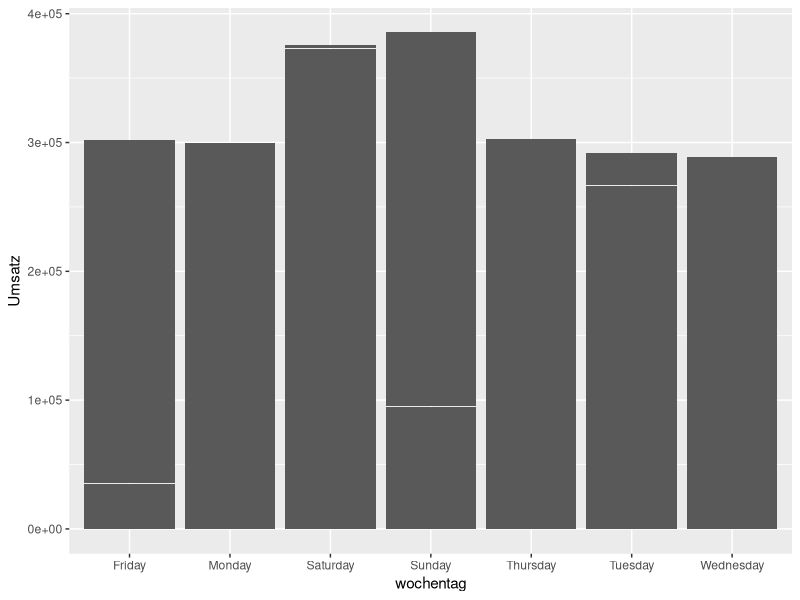
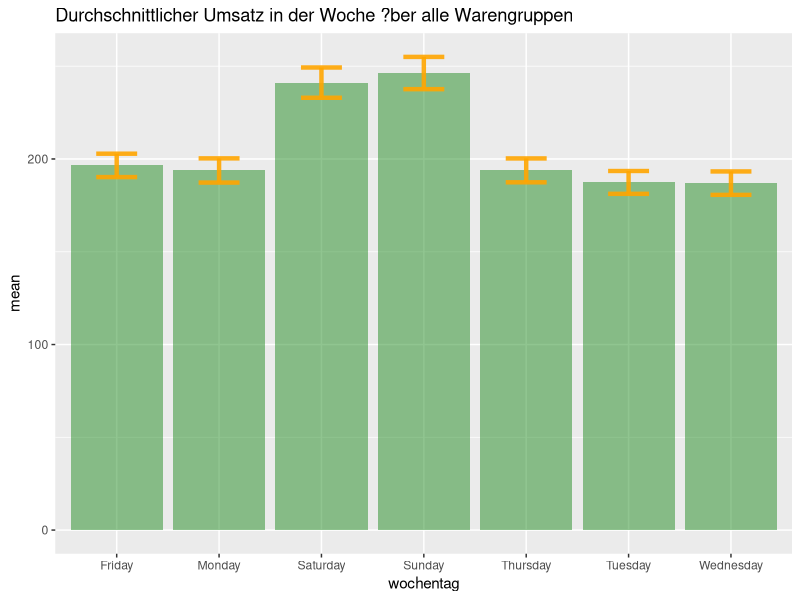
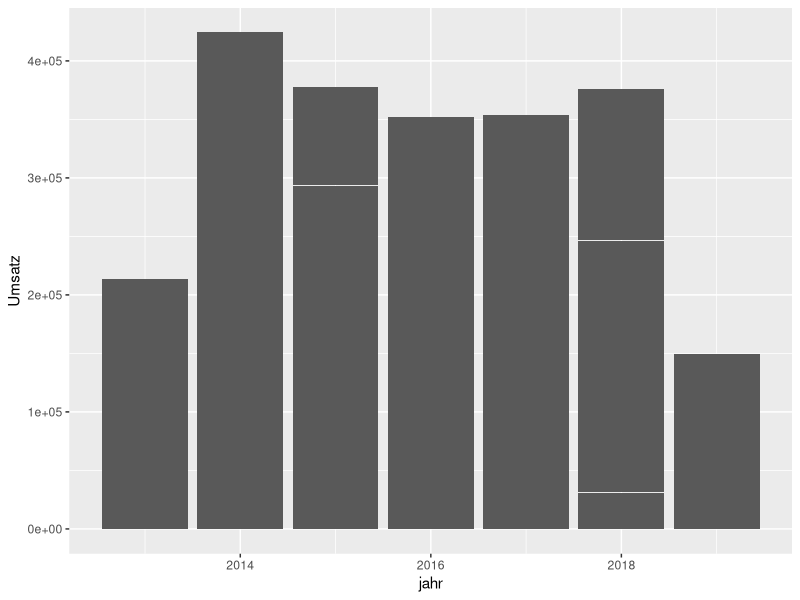
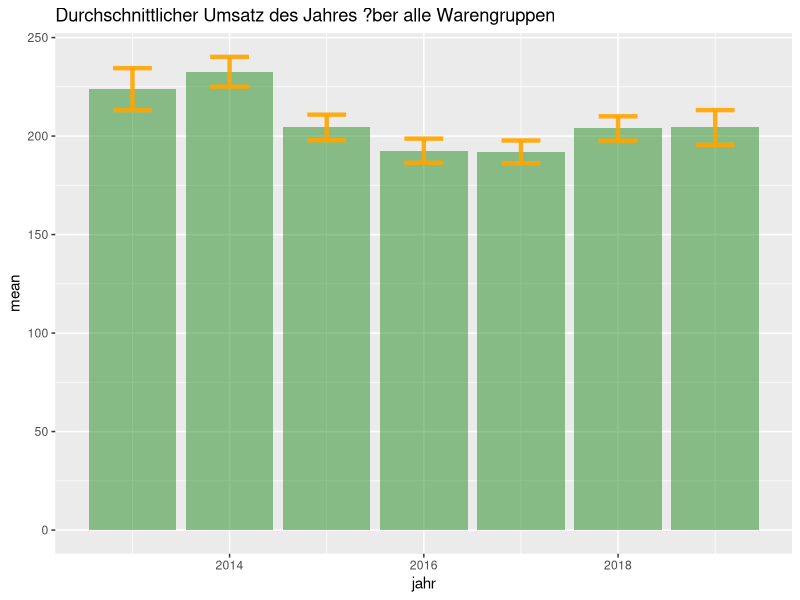
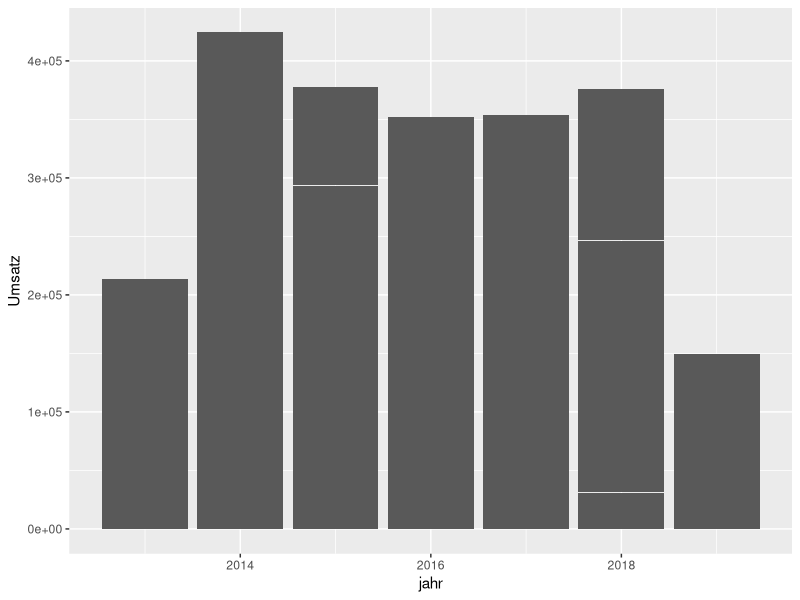
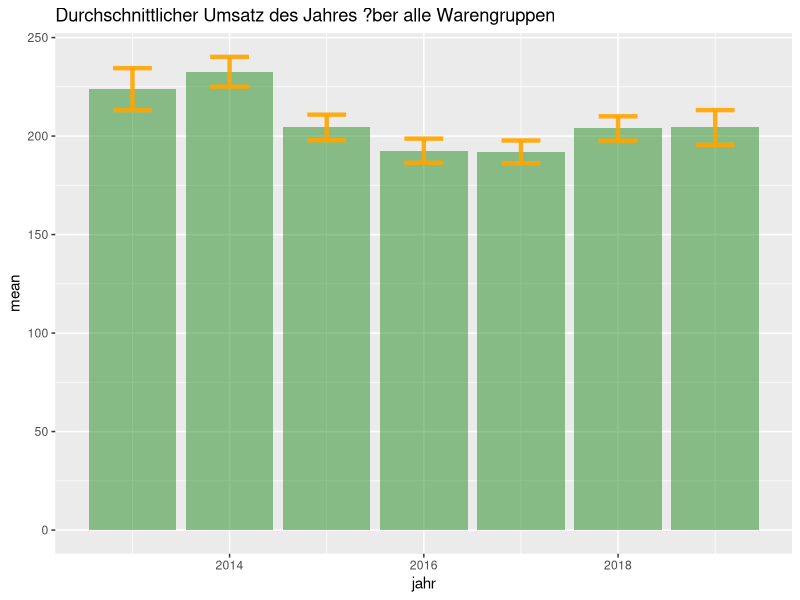

Write the R code that produced these figures, in order.
## ---- chunk 1
#Laden der Bibliotheken

library(readr)
library(tidyverse)
library(lubridate)
library(ggplot2)
library(dplyr)
## ---- chunk 2
#Einlesen der Daten

umsatz <- read_csv("umsatzdaten_gekuerzt.csv", 
    col_types = cols(Datum = col_datetime(format = " %Y-%m-%d   "))) #Eingeben des Datums
## ---- chunk 3

#Wochentage allgemein


#Erstellung der Variable mit Wochentag

umsatz$wochentag <- weekdays(umsatz$Datum)

#Balkendiagramm der Umsätze von Warengruppe 1 je Wochentag (ohne Konfidenzintervall)

ggplot(umsatz) +
  geom_bar(aes(x = wochentag, y = Umsatz), stat = "identity")


#Balkendiagramm der Umsätze aller Warengruppen je Wochentag (ohne Konfidenzintervall)
# Berechnung von Mittelwerten, Standardabweichungen, Standardfehlern und Konfidenzintervallen
#n ist einfach nur praktisch und z?hlt die Wochentage
my_sum_week<- umsatz %>%
  group_by(wochentag) %>%
  summarise(
    n=n(), #ist praktisch, weil es die Anzahl z?hlt
    mean=mean(Umsatz),
    sd=sd(Umsatz)
  ) %>%
  mutate( se=sd/sqrt(n))  %>%
  mutate( ic=se * qt((1-0.05)/2 + .5, n-1))

# Confidence Interval
ggplot(my_sum_week) +
  geom_bar( aes(x=wochentag, y=mean), stat="identity", fill="forestgreen", alpha=0.5) +
  geom_errorbar( aes(x=wochentag, ymin=mean-ic, ymax=mean+ic), width=0.4, colour="orange", alpha=0.9, size=1.5) +
  ggtitle("Durchschnittlicher Umsatz in der Woche ?ber alle Warengruppen")

## ---- chunk 4
#Jahres umsatz allgemein (hier ist noch ein Fehler drin, scheint es durschnittlich f?r die Tage des einzelnen Jahres zu plotten)


#Erstellung der Variable mit Jahr

umsatz$jahr <- year(umsatz$Datum)

#Balkendiagramm der Umsätze  je Jahr (ohne Konfidenzintervall)

ggplot(umsatz) +
  geom_bar(aes(x = jahr, y = Umsatz), stat = "identity")


#Balkendiagramm der Umsätze aller Warengruppen je Jahr(ohne Konfidenzintervall)
# Berechnung von Mittelwerten, Standardabweichungen, Standardfehlern und Konfidenzintervallen

my_sum_year<- umsatz %>%
  group_by(jahr) %>%
  summarise(
    n=n(), #ist praktisch, weil es die Anzahl z?hlt
    mean=mean(Umsatz),
    sd=sd(Umsatz)
  ) %>%
  mutate( se=sd/sqrt(n))  %>%
  mutate( ic=se * qt((1-0.05)/2 + .5, n-1))

# Confidence Interval
ggplot(my_sum_year) +
  geom_bar( aes(x=jahr, y=mean), stat="identity", fill="forestgreen", alpha=0.5) +
  geom_errorbar( aes(x=jahr, ymin=mean-ic, ymax=mean+ic), width=0.4, colour="orange", alpha=0.9, size=1.5) +
  ggtitle("Durchschnittlicher Umsatz des Jahres ?ber alle Warengruppen")
## ---- chunk 5
#Jahres umsatz summe

#Erstellung der Variable mit Wochentag

umsatz$jahr <- year(umsatz$Datum)

#Balkendiagramm der Umsätze von Warengruppe 1 je Wochentag (ohne Konfidenzintervall)

ggplot(umsatz) +
  geom_bar(aes(x = jahr, y = Umsatz), stat = "identity")


#Balkendiagramm der Umsätze aller Warengruppen je Wochentag (ohne Konfidenzintervall)
# Berechnung von Mittelwerten, Standardabweichungen, Standardfehlern und Konfidenzintervallen

my_sum_year<- umsatz %>%
  group_by(jahr) %>%
  summarise(
    n=n(), #ist praktisch, weil es die Anzahl z?hlt
    mean=mean(Umsatz),
    sd=sd(Umsatz)
  ) %>%
  mutate( se=sd/sqrt(n))  %>%
  mutate( ic=se * qt((1-0.05)/2 + .5, n-1))

# Confidence Interval
ggplot(my_sum_year) +
  geom_bar( aes(x=jahr, y=mean), stat="identity", fill="forestgreen", alpha=0.5) +
  geom_errorbar( aes(x=jahr, ymin=mean-ic, ymax=mean+ic), width=0.4, colour="orange", alpha=0.9, size=1.5) +
  ggtitle("Durchschnittlicher Umsatz des Jahres ?ber alle Warengruppen")
